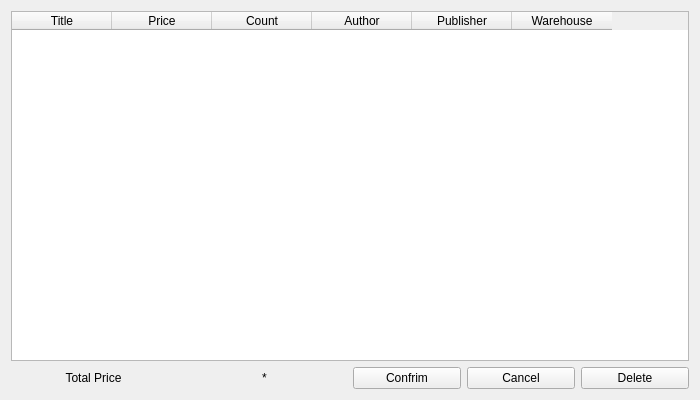
<?xml version="1.0" encoding="UTF-8"?>
<ui version="4.0">
 <class>Form</class>
 <widget class="QWidget" name="Form">
  <property name="geometry">
   <rect>
    <x>0</x>
    <y>0</y>
    <width>700</width>
    <height>400</height>
   </rect>
  </property>
  <property name="minimumSize">
   <size>
    <width>700</width>
    <height>400</height>
   </size>
  </property>
  <property name="maximumSize">
   <size>
    <width>900</width>
    <height>550</height>
   </size>
  </property>
  <property name="windowTitle">
   <string>Form</string>
  </property>
  <layout class="QGridLayout" name="gridLayout">
   <item row="1" column="0" colspan="2">
    <widget class="QTableWidget" name="cart_list">
     <column>
      <property name="text">
       <string>Title</string>
      </property>
     </column>
     <column>
      <property name="text">
       <string>Price</string>
      </property>
     </column>
     <column>
      <property name="text">
       <string>Count</string>
      </property>
     </column>
     <column>
      <property name="text">
       <string>Author</string>
      </property>
     </column>
     <column>
      <property name="text">
       <string>Publisher</string>
      </property>
     </column>
     <column>
      <property name="text">
       <string>Warehouse</string>
      </property>
     </column>
    </widget>
   </item>
   <item row="2" column="0">
    <layout class="QHBoxLayout" name="horizontalLayout_2">
     <item>
      <widget class="QLabel" name="total_price_label">
       <property name="text">
        <string>Total Price</string>
       </property>
       <property name="alignment">
        <set>Qt::AlignCenter</set>
       </property>
      </widget>
     </item>
     <item>
      <widget class="QLabel" name="total_price_value_label">
       <property name="text">
        <string>*</string>
       </property>
       <property name="alignment">
        <set>Qt::AlignCenter</set>
       </property>
      </widget>
     </item>
    </layout>
   </item>
   <item row="2" column="1">
    <layout class="QHBoxLayout" name="horizontalLayout">
     <item>
      <widget class="QPushButton" name="confrime_button">
       <property name="text">
        <string>Confrim</string>
       </property>
      </widget>
     </item>
     <item>
      <widget class="QPushButton" name="cancel_button">
       <property name="text">
        <string>Cancel</string>
       </property>
      </widget>
     </item>
     <item>
      <widget class="QPushButton" name="delete_button">
       <property name="text">
        <string>Delete</string>
       </property>
      </widget>
     </item>
    </layout>
   </item>
  </layout>
 </widget>
 <resources/>
 <connections/>
</ui>
